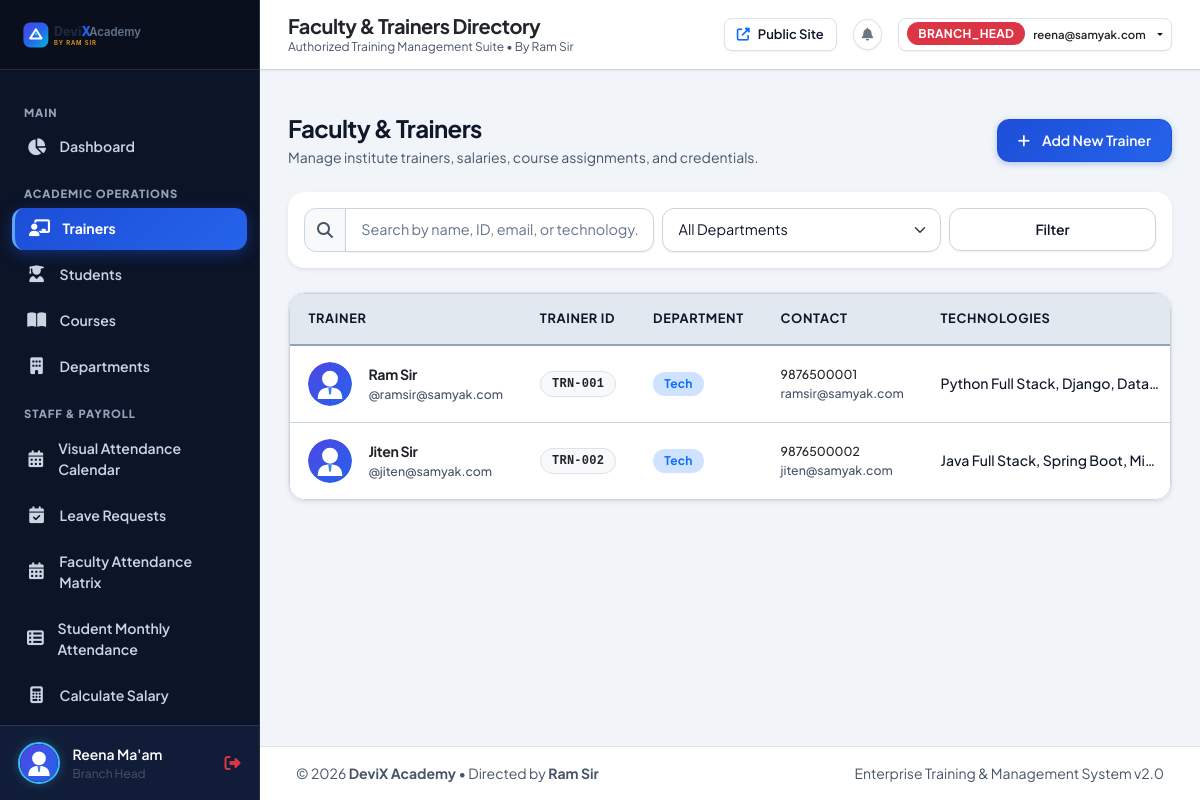
The page /branch-head/trainers/ (signed in) on the database its author committed.
### accounts/models.py (models this page shows, shortened)
class User(AbstractUser):
    class Role(models.TextChoices):
        BRANCH_HEAD = 'BRANCH_HEAD', 'Branch Head'
        TRAINER = 'TRAINER', 'Trainer'
        STUDENT = 'STUDENT', 'Student'
    role = models.CharField(
        max_length=20,
        choices=Role.choices,
        default=Role.STUDENT,
        help_text="Role defines the access level and dashboard view."
    )
    phone = models.CharField(
        max_length=20,
        blank=True,
        null=True,
        unique=True,
        help_text="Contact phone number."
    )
    must_change_password = models.BooleanField(
        default=False,
        help_text="If set, user will be prompted to change password on first login."
    )
    created_at = models.DateTimeField(auto_now_add=True)
    updated_at = models.DateTimeField(auto_now=True)
    class Meta:
        verbose_name = 'User'
        verbose_name_plural = 'Users'
        ordering = ['-date_joined']
    @property
    def is_branch_head(self):
        return self.role == self.Role.BRANCH_HEAD
    @property
    def is_trainer(self):
        return self.role == self.Role.TRAINER
    @property
    def is_student(self):
        return self.role == self.Role.STUDENT
    @property
    def display_name(self):
        if self.first_name or self.last_name:
            return f"{self.first_name} {self.last_name}".strip()
        return self.username

### academy/models.py (models this page shows, shortened)
class TrainerProfile(models.Model):
    user = models.OneToOneField(
        settings.AUTH_USER_MODEL,
        on_delete=models.CASCADE,
        related_name='trainer_profile'
    )
    trainer_id = models.CharField(max_length=30, unique=True, help_text="e.g. TRN-001")
    phone = models.CharField(max_length=20, unique=True)
    email = models.EmailField(unique=True)
    department = models.ForeignKey(
        Department,
        on_delete=models.SET_NULL,
        null=True,
        blank=True,
        related_name='trainers'
    )
    profile_picture = models.ImageField(upload_to='trainers/', null=True, blank=True)
    bio = models.TextField(blank=True)
    experience_years = models.DecimalField(max_digits=4, decimal_places=1, default=0.0)
    experience_details = models.TextField(blank=True)
    technologies = models.TextField(
        blank=True,
        help_text="Comma-separated technologies e.g. Java Full Stack, Data Science, Web Development"
    )
    linkedin = models.URLField(blank=True)
    github = models.URLField(blank=True)
    instagram = models.URLField(blank=True)
    youtube = models.URLField(blank=True)
    twitter = models.URLField(blank=True)
    website = models.URLField(blank=True)
    monthly_salary = models.DecimalField(
        max_digits=10,
        decimal_places=2,
        default=0.00,
        help_text="Monthly gross salary set by Branch Head."
    )
    daily_working_hours = models.DecimalField(
        max_digits=4,
        decimal_places=1,
        default=4.0,
        help_text="Scheduled daily working hours (e.g. 2, 3, 5, 5.5 hours)."
    )
    expected_start_time = models.TimeField(
        default=datetime.time(9, 0),
        help_text="Scheduled morning check-in time (e.g. 09:00 AM)."
    )
    created_at = models.DateTimeField(auto_now_add=True)
    updated_at = models.DateTimeField(auto_now=True)
    class Meta:
        ordering = ['trainer_id']
    @property
    def full_name(self):
        return self.user.get_full_name() or self.user.username
    @property
    def profile_picture_url(self):
        if self.profile_picture and hasattr(self.profile_picture, 'url'):
            return self.profile_picture.url
        return '/static/images/default-trainer.svg'

class Department(models.Model):
    name = models.CharField(max_length=100, unique=True, help_text="e.g. Tech, Non-Tech")
    description = models.TextField(blank=True)
    is_active = models.BooleanField(default=True)
    created_at = models.DateTimeField(auto_now_add=True)
    class Meta:
        ordering = ['name']

### academy/views_branch_head.py (the view, shortened to what this page needs)
@branch_head_required
def trainer_list(request):
    query = request.GET.get('q', '').strip()
    dept_id = request.GET.get('department', '').strip()
    trainers = TrainerProfile.objects.select_related('user', 'department').all()
    if dept_id:
        trainers = trainers.filter(department_id=dept_id)
    departments = Department.objects.filter(is_active=True)
    return render(request, 'branch_head/trainer_list.html', {
        'trainers': trainers,
        'departments': departments,
        'query': query,
        'selected_dept': dept_id,
    })

### templates/branch_head/trainer_list.html (shortened to what this page needs)
{% extends 'base.html' %}
{% block page_title %}Faculty & Trainers Directory{% endblock %}
{% block content %}
<div class="d-flex flex-wrap align-items-center justify-content-between gap-3 mb-4">
    <div>
        <h4 class="fw-bold mb-1">Faculty & Trainers</h4>
        <p class="text-muted small mb-0">Manage institute trainers, salaries, course assignments, and credentials.</p>
    </div>
    <a href="{% url 'branch_head:trainer_add' %}" class="btn btn-primary">
        <i class="fas fa-plus me-1"></i> Add New Trainer
    </a>
</div>
<div class="card border-0 shadow-sm rounded-4 mb-4">
    <div class="card-body p-3">
        <form method="GET" class="row g-2 align-items-center">
            <div class="col-md-5">
                <div class="input-group">
                    <span class="input-group-text bg-light"><i class="fas fa-search text-muted"></i></span>
                    <input type="text" name="q" class="form-control" placeholder="Search by name, ID, email, or technology..." value="{{ query }}">
                </div>
            </div>
            <div class="col-md-4">
                <select name="department" class="form-select">
                    <option value="">All Departments</option>
                </select>
            </div>
            <div class="col-md-3 d-flex gap-2">
                <button type="submit" class="btn btn-secondary flex-grow-1">Filter</button>
            </div>
        </form>
    </div>
</div>
<div class="card border overflow-hidden">
    <div class="table-responsive">
        <table class="table custom-table table-hover mb-0">
            <thead>
                <tr>
                    <th>Trainer</th>
                    <th>Trainer ID</th>
                    <th>Department</th>
                    <th>Contact</th>
                    <th>Technologies</th>
                </tr>
            </thead>
            <tbody>
                {% for trainer in trainers %}
                    <tr>
                        <td>
                            <div class="d-flex align-items-center gap-3">
                                <img src="{{ trainer.profile_picture_url }}" alt="{{ trainer.full_name }}" class="rounded-circle" width="44" height="44" style="object-fit: cover;">
                                <div>
                                    <div class="fw-bold text-dark">{{ trainer.full_name }}</div>
                                    <div class="text-muted small">@{{ trainer.user.username }}</div>
                                </div>
                            </div>
                        </td>
                        <td><span class="badge bg-light text-dark border font-monospace">{{ trainer.trainer_id }}</span></td>
                        <td>
                            <span class="badge bg-primary-subtle text-primary">{{ trainer.department.name|default:"General" }}</span>
                        </td>
                        <td>
                            <div class="small text-dark">{{ trainer.phone }}</div>
                            <div class="small text-muted">{{ trainer.email }}</div>
                        </td>
                        <td>
                            <div class="text-truncate" style="max-width: 220px;" title="{{ trainer.technologies }}">
                                {{ trainer.technologies|default:"Not specified" }}
                            </div>
                        </td>
                    </tr>
                {% endfor %}
            </tbody>
        </table>
    </div>
</div>
{% endblock %}

### templates/base.html (shortened to what this page needs)
{% load static %}
<!DOCTYPE html>
<html lang="en">
<head>
    <link href="https://cdn.jsdelivr.net/npm/bootstrap@5.3.3/dist/css/bootstrap.min.css" rel="stylesheet">
    <link rel="stylesheet" href="https://cdnjs.cloudflare.com/ajax/libs/font-awesome/6.5.2/css/all.min.css">
    <link rel="stylesheet" href="{% static 'css/style.css' %}">
</head>
<body>
    {% if user.is_authenticated and not is_public_page %}
    <div class="app-wrapper">
        <aside class="app-sidebar">
            <div class="sidebar-header">
                <a href="{% url 'accounts:role_redirect' %}" class="sidebar-brand">
                    <img src="{% static 'images/logo.svg' %}" alt="DeviX Logo" height="34">
                </a>
            </div>
            <div class="sidebar-menu">
                {% if user.is_branch_head %}
                    <div class="menu-category">Main</div>
                    <a href="{% url 'branch_head:dashboard' %}" class="nav-item-link {% if request.resolver_match.url_name == 'dashboard' %}active{% endif %}">
                        <i class="fas fa-chart-pie"></i>
                        <span>Dashboard</span>
                    </a>
                    <div class="menu-category">Academic Operations</div>
                    <a href="{% url 'branch_head:trainer_list' %}" class="nav-item-link {% if 'trainer' in request.resolver_match.url_name and 'report' not in request.resolver_match.url_name %}active{% endif %}">
                        <i class="fas fa-chalkboard-teacher"></i>
                        <span>Trainers</span>
                    </a>
                    <a href="{% url 'branch_head:student_list' %}" class="nav-item-link {% if 'student' in request.resolver_match.url_name %}active{% endif %}">
                        <i class="fas fa-user-graduate"></i>
                        <span>Students</span>
                    </a>
                    <a href="{% url 'branch_head:course_list' %}" class="nav-item-link {% if 'course' in request.resolver_match.url_name %}active{% endif %}">
                        <i class="fas fa-book-open"></i>
                        <span>Courses</span>
                    </a>
                    <a href="{% url 'branch_head:department_list' %}" class="nav-item-link {% if 'department' in request.resolver_match.url_name %}active{% endif %}">
                        <i class="fas fa-building"></i>
                        <span>Departments</span>
                    </a>
                    <div class="menu-category">Staff & Payroll</div>
                    <a href="{% url 'branch_head:attendance_calendar' %}" class="nav-item-link {% if 'attendance_calendar' in request.resolver_match.url_name %}active{% endif %}">
                        <i class="fas fa-calendar-days"></i>
                        <span>Visual Attendance Calendar</span>
                    </a>
                    <a href="{% url 'branch_head:leave_list' %}" class="nav-item-link {% if 'leave' in request.resolver_match.url_name %}active{% endif %}">
                        <i class="fas fa-calendar-check"></i>
                        <span>Leave Requests</span>
                    </a>
                    <a href="{% url 'branch_head:trainer_attendance_report' %}" class="nav-item-link {% if request.resolver_match.url_name == 'trainer_attendance_report' %}active{% endif %}">
                        <i class="fas fa-calendar-alt"></i>
                        <span>Faculty Attendance Matrix</span>
                    </a>
                    <a href="{% url 'branch_head:student_attendance_report' %}" class="nav-item-link {% if request.resolver_match.url_name == 'student_attendance_report' %}active{% endif %}">
                        <i class="fas fa-table-list"></i>
                        <span>Student Monthly Attendance</span>
                    </a>
                    <a href="{% url 'branch_head:salary_calculator' %}" class="nav-item-link {% if 'salary_calculator' in request.resolver_match.url_name %}active{% endif %}">
                        <i class="fas fa-calculator"></i>
                        <span>Calculate Salary</span>
                    </a>
                    <a href="{% url 'branch_head:salary_records' %}" class="nav-item-link {% if 'salary_records' in request.resolver_match.url_name or 'salary_slip' in request.resolver_match.url_name %}active{% endif %}">
                    </a>
                {% endif %}
            </div>
            <div class="sidebar-footer">
                <div class="user-badge">
                    <img src="{% if user.is_trainer and user.trainer_profile %}{{ user.trainer_profile.profile_picture_url }}{% elif user.is_student and user.student_profile %}{{ user.student_profile.profile_picture_url }}{% else %}{% static 'images/default-trainer.svg' %}{% endif %}" alt="Avatar" class="user-avatar-sm">
                    <div class="user-info flex-grow-1 overflow-hidden">
                        <div class="text-truncate fw-semibold text-white small">{{ user.display_name }}</div>
                        <div class="text-truncate text-muted" style="font-size: 0.75rem;">{{ user.get_role_display }}</div>
                    </div>
                    <a href="{% url 'accounts:logout' %}" class="text-danger" title="Logout">
                        <i class="fas fa-sign-out-alt"></i>
                    </a>
                </div>
            </div>
        </aside>
        <div class="app-main">
            <header class="app-topbar">
                <div class="d-flex align-items-center gap-3">
                    <div>
                        <h5 class="mb-0 fw-bold text-dark d-none d-sm-block">{% block page_title %}DeviX Academy{% endblock %}</h5>
                        <div class="text-muted d-none d-md-block" style="font-size: 0.75rem;">Authorized Training Management Suite &bull; By Ram Sir</div>
                    </div>
                </div>
                <div class="d-flex align-items-center gap-2 gap-sm-3">
                    <a href="{% url 'public_home' %}" class="btn btn-light btn-sm border" target="_blank" title="View Public Portal">
                        <i class="fas fa-external-link-alt text-primary"></i> <span class="d-none d-md-inline">Public Site</span>
                    </a>
                    <div class="dropdown" id="notificationDropdownContainer">
                        <button class="btn btn-light btn-sm border position-relative p-2 rounded-circle" type="button" id="notifDropdownBtn" data-bs-toggle="dropdown" aria-expanded="false" title="Activity Notifications">
                            <i class="fas fa-bell text-secondary"></i>
                        </button>
                    </div>
                    <div class="dropdown">
                        <button class="btn btn-light btn-sm dropdown-toggle d-flex align-items-center gap-2 border px-2 py-1" type="button" data-bs-toggle="dropdown">
                            <span class="badge {% if user.is_branch_head %}bg-danger{% elif user.is_trainer %}bg-primary{% else %}bg-success{% endif %} text-uppercase">{{ user.role }}</span>
                            <span class="fw-semibold small d-none d-md-inline text-dark">{{ user.username }}</span>
                        </button>
                    </div>
                </div>
            </header>
            <div class="px-4 pt-3">
            </div>
            <main class="app-content">
                {% block content %}{% endblock %}
            </main>
            <footer class="py-3 px-4 bg-white border-top text-center text-muted small mt-auto no-print">
                <div class="container-fluid d-flex flex-wrap align-items-center justify-content-between gap-2">
                    <span>&copy; {% now "Y" %} <strong>DeviX Academy</strong> &bull; Directed by <strong>Ram Sir</strong></span>
                    <span class="text-muted">Enterprise Training & Management System v2.0</span>
                </div>
            </footer>
        </div>
    </div>
    {% endif %}
</body>
</html>

### rows shown on the page
User: display_name "Reena Ma'am", role "Branch Head", role "BRANCH_HEAD", username "reena@samyak.com"
TrainerProfile: full_name "Ram Sir", user.username "ramsir@samyak.com", trainer_id "TRN-001", department.name "Tech", phone "9876500001", email "ramsir@samyak.com", technologies "Python Full Stack, Django, Data…"
TrainerProfile: full_name "Jiten Sir", user.username "jiten@samyak.com", trainer_id "TRN-002", department.name "Tech", phone "9876500002", email "jiten@samyak.com", technologies "Java Full Stack, Spring Boot, Mi…"
